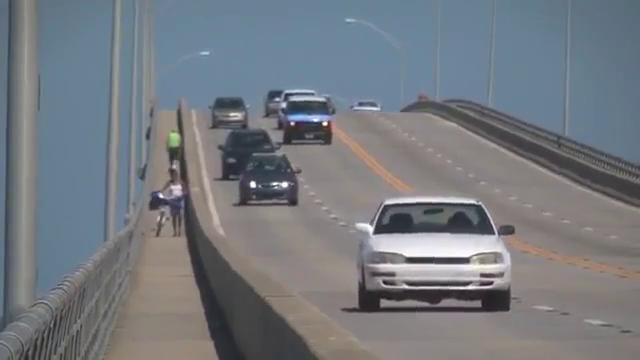
#> input picture frame 91 of vision_processing/highway.mp4, 640 x 360 px, given in place of lane_dection.mp4, which was not available
$ python chapter31_road_line_detection.py
#> lines starting #> are read from the running program, lines starting #| are printed output that depends on the picture; after the words box and inside, x2 and y2 are one past the last pixel; in counts of white or black regions, pixels touching at a corner belong together; pictures that were not available may be replaced by others from this repository, and a replacement may not be noted
#> further down, frame is the input picture: shape (360, 640, 3); mean B, G, R 127.8, 121.7, 116.8
import cv2
import matplotlib.pylab as plt
import numpy as np

def region_of_interest(img,vertical):
    mask = np.zeros_like(img)
    #channel_count = img.shape[2]
    match_mask_color = 255
    cv2.fillPoly(mask,vertical,match_mask_color)
    masked_image = cv2.bitwise_and(img,mask)
    return masked_image

def draw_the_lines(img,lines):
    img = np.copy(img)
    blank_image = np.zeros((img.shape[0],img.shape[1],3),dtype=np.uint8)
    for line in lines:
        for x1,y1,x2,y2 in line:
            cv2.line(blank_image,(x1,y1),(x2,y2),(0,255,0),thickness=4)
    img = cv2.addWeighted(img,0.8,blank_image,1,0.0)
    return img

#img = cv2.imread('road.jpg')
#img = cv2.cvtColor(img,cv2.COLOR_BGR2RGB)
def process(img):
    height = img.shape[0]
#> height = 360
    width = img.shape[1]
#> width = 640
    #print(height,width)
    roi = [
        (100, height),
        (width/2-30,height/4*3-15),
        (int(width / 2),height / 4*3-15),
        (800, height)
    ]
    #print(roi)
    gray = cv2.cvtColor(img, cv2.COLOR_BGR2GRAY)
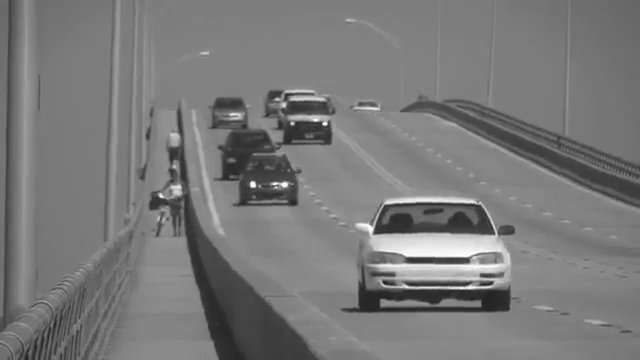
#> gray: shape (360, 640); min 24, max 255, mean 120.9
    canny = cv2.Canny(gray, 150, 200)
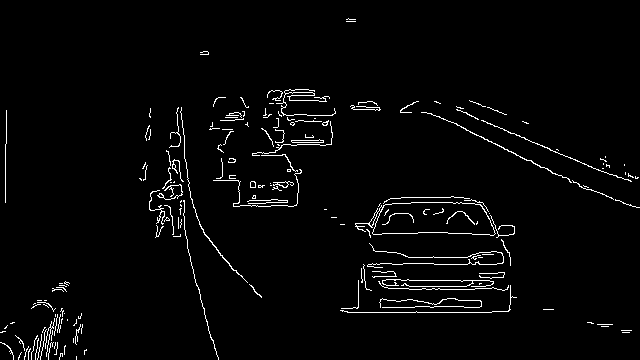
#> canny: shape (360, 640); 2.6% white in thin lines or dots
    cropped_image = region_of_interest(canny, np.array([roi], np.int32))
#> in region_of_interest, `cv2.fillPoly(mask,vertical,match_mask_color)`:
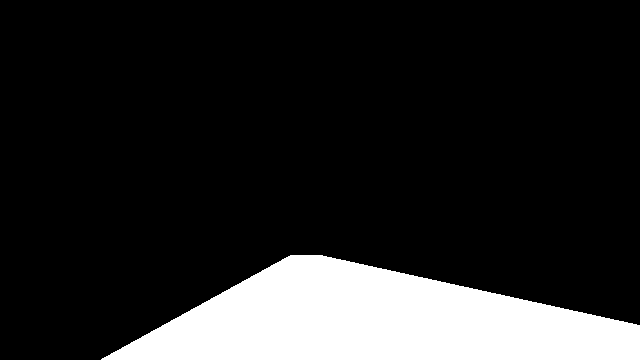
#> mask: shape (360, 640); 15.4% white; 1 white region, box (x1, y1, x2, y2) and area: (101, 255, 640, 360) 35515
#> in region_of_interest, `masked_image = cv2.bitwise_and(img,mask)`:
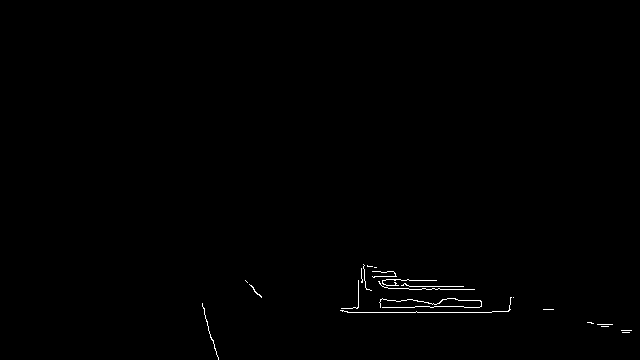
#> masked_image: shape (360, 640); 0.42% white in thin lines or dots, all inside (x1, y1, x2, y2) = (202, 264, 632, 360)
    cv2.imshow('crop',cropped_image)
    lines = cv2.HoughLinesP(cropped_image, 4, np.pi / 60, 50, np.array([]), 10, 40)
#> lines = 19 rows, first 6: [347, 312, 491, 312], [340, 310, 419, 306], [358, 295, 508, 311], [361, 274, 435, 289], [361, 269, 455, 289], [361, 278, 509, 310]
    img_with_lines = draw_the_lines(img, lines)
#> the loop in draw_the_lines, `for line in lines:` made 19 passes
#> line on passes 1 to 12: [[347, 312, 491, 312]], [[340, 310, 419, 306]], [[358, 295, 508, 311]], [[361, 274, 435, 289]], [[361, 269, 455, 289]], [[361, 278, 509, 310]], [[364, 275, 430, 289]], [[391, 271, 461, 289]], [[447, 298, 509, 308]], [[361, 272, 445, 289]], [[358, 298, 439, 303]], [[363, 264, 456, 289]]
#> after the loop in draw_the_lines, `for line in lines:`:
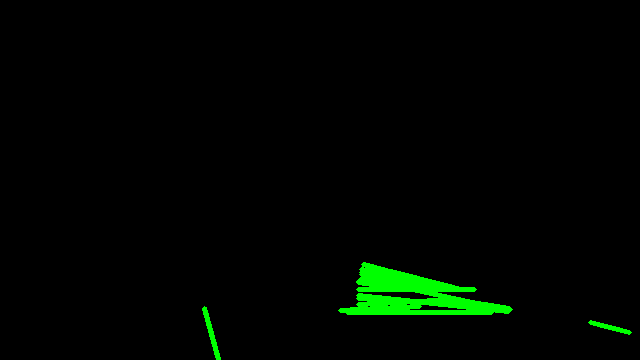
#> blank_image: shape (360, 640, 3); mean of channels 0, 1, 2 0, 5.5, 0; drawn as B, G, R
    return img_with_lines

def click(event,x,y,flage,param):
    if event == cv2.EVENT_RBUTTONDOWN:
        frmae = cv2.cvtColor(frame,cv2.COLOR_BGR2GRAY)
        b = frame[y,x,0]
        print(b)

cap = cv2.VideoCapture('lane_dection.mp4')

while (cap.isOpened()):
    ret, frame = cap.read()
    frame = process(frame)
    cv2.setMouseCallback('frame',click)
    cv2.imshow('frame',frame)
    frame = cv2.cvtColor(frame,cv2.COLOR_BGR2GRAY)
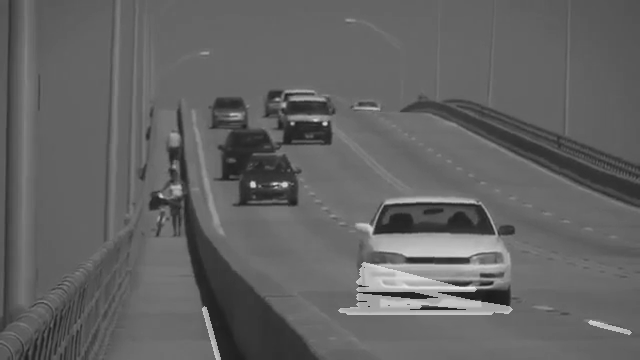
#> frame: shape (360, 640); min 27, max 233, mean 99
    _,th = cv2.threshold(frame,65,95,cv2.THRESH_BINARY)
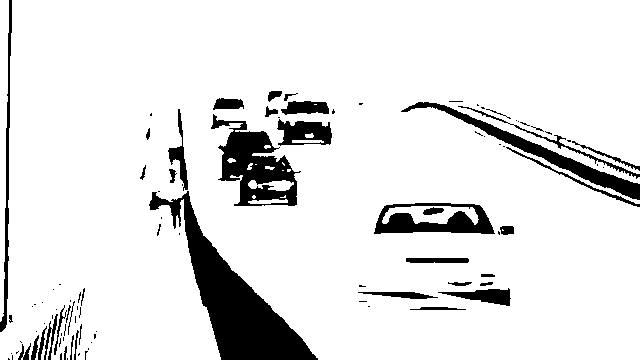
#> th: shape (360, 640); values 0 (black) and 95 (white), 89.5% white; 100 black regions (58 under 20 px), largest, box (x1, y1, x2, y2) and area: (149, 191, 318, 360) 8181, (211, 114, 301, 206) 3768, (401, 102, 640, 200) 2542
    cv2.imshow('th',th)
    if cv2.waitKey(40) == 27:
#> (key Esc is pressed here)
        break
cap.release()
cv2.destroyAllWindows()

$ run again, starting later in the video
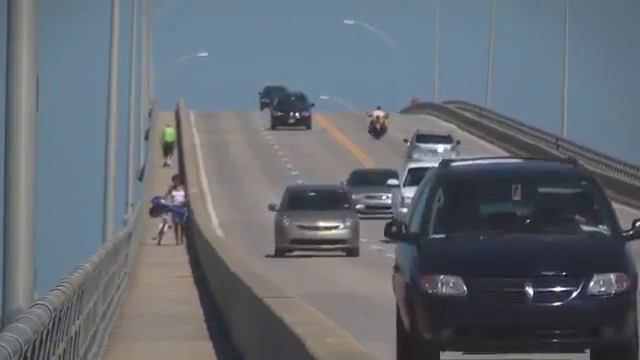
#> input picture frame 412 of vision_processing/highway.mp4, 640 x 360 px, given in place of lane_dection.mp4, which was not available
#> frame is the input picture: shape (360, 640, 3); mean B, G, R 114.8, 107.1, 100.1
#> in process, `canny = cv2.Canny(gray, 150, 200)`:
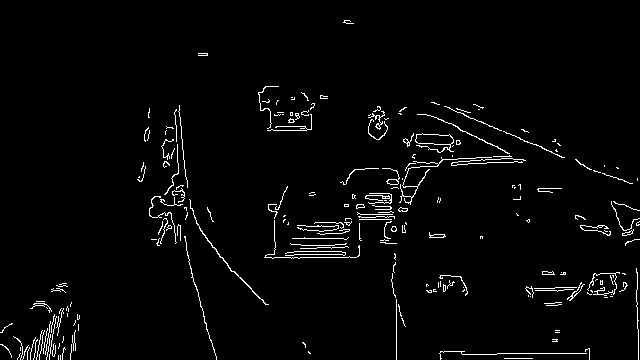
#> canny: shape (360, 640); 2.6% white in thin lines or dots
#> mask: shape (360, 640); 15.4% white; 1 white region, box (x1, y1, x2, y2) and area: (101, 255, 640, 360) 35515
#> masked_image: shape (360, 640); 0.28% white in thin lines or dots, all inside (x1, y1, x2, y2) = (200, 255, 639, 360)
#> lines = [[439, 353, 589, 353], [444, 351, 461, 351], [203, 316, 216, 358], [392, 278, 396, 325], [243, 281, 266, 304], [438, 284, 466, 290], [438, 285, 467, 291], [396, 359, 396, 299], [286, 257, 331, 257]]
#> the loop in draw_the_lines, `for line in lines:` made 9 passes
#> frame: shape (360, 640)
#> `_,th = cv2.threshold(frame,65,95,cv2.THRESH_BINARY)`:
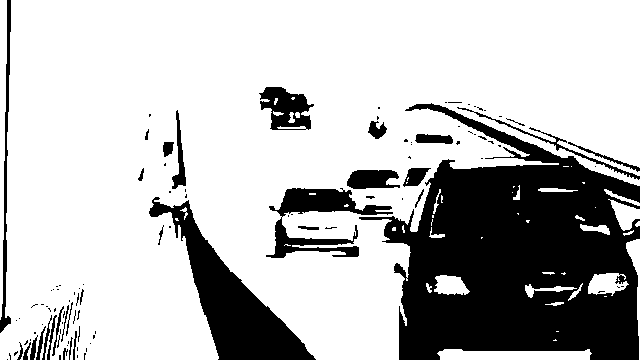
#> th: shape (360, 640); values 0 (black) and 95 (white), 74.1% white; 109 black regions (77 under 20 px), largest, box (x1, y1, x2, y2) and area: (359, 103, 640, 360) 41430, (149, 197, 316, 360) 8088, (266, 188, 393, 258) 3127

$ run again, starting later in the video
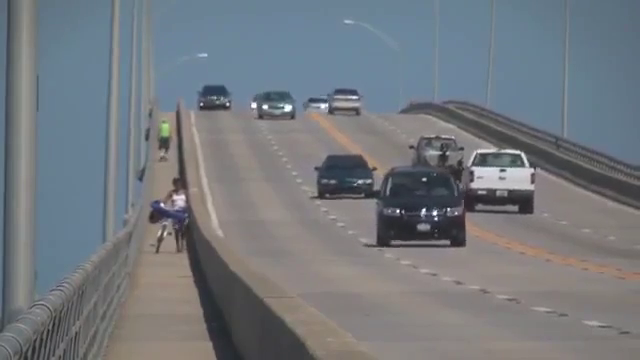
#> input picture frame 732 of vision_processing/highway.mp4, 640 x 360 px, given in place of lane_dection.mp4, which was not available
#> frame is the input picture: shape (360, 640, 3); mean B, G, R 126.3, 120.7, 115.8
#> in process, `canny = cv2.Canny(gray, 150, 200)`:
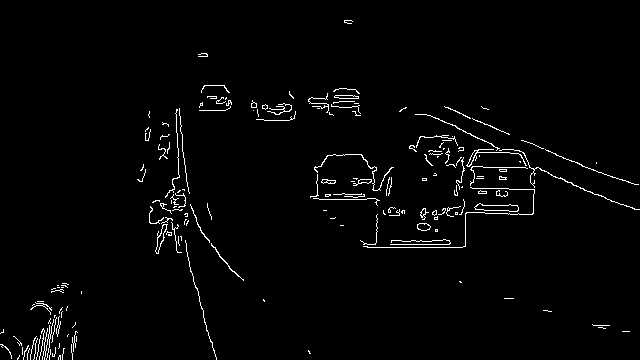
#> canny: shape (360, 640); 2.1% white in thin lines or dots
#> mask: shape (360, 640); 15.4% white; 1 white region, box (x1, y1, x2, y2) and area: (101, 255, 640, 360) 35515
#> masked_image: shape (360, 640); 0.05% white in thin lines or dots, all inside (x1, y1, x2, y2) = (200, 298, 630, 360)
#> lines = [[200, 305, 214, 350]]
#> the loop in draw_the_lines, `for line in lines:` made 1 pass
#> frame: shape (360, 640)
#> `_,th = cv2.threshold(frame,65,95,cv2.THRESH_BINARY)`:
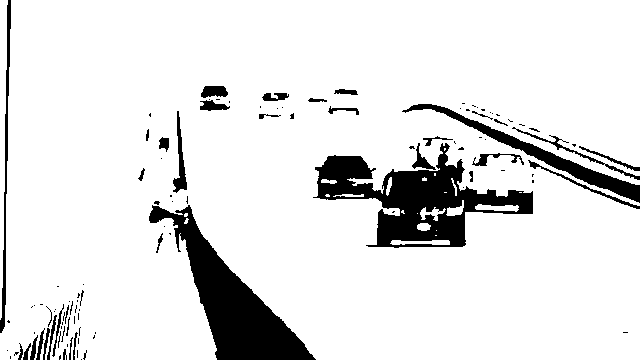
#> th: shape (360, 640); values 0 (black) and 95 (white), 89.2% white; 112 black regions (73 under 20 px), largest, box (x1, y1, x2, y2) and area: (313, 143, 533, 248) 9067, (149, 205, 316, 360) 8154, (402, 104, 640, 203) 2539
